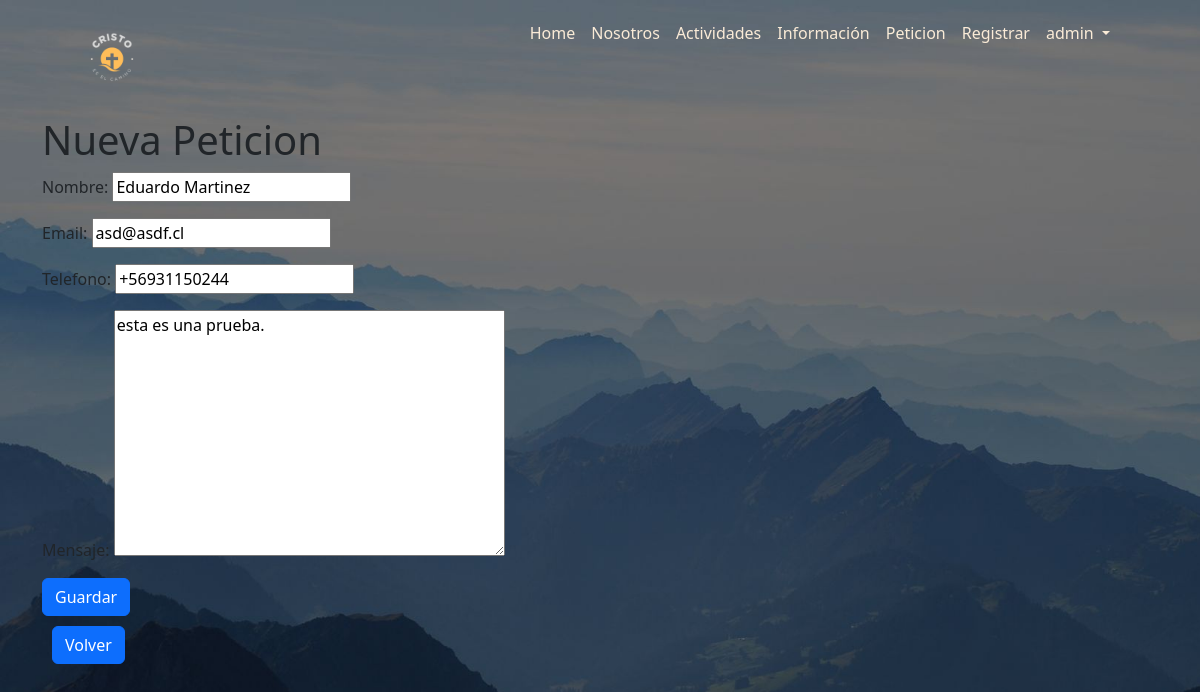
Page /crece/peticiones/4/editar/ (signed in) on the committed database.
### crece/models.py (models this page shows, shortened)
class Peticion(models.Model):
    nombre = models.CharField(max_length=100)
    email = models.EmailField()
    telefono = models.CharField(max_length=15)
    mensaje = models.TextField()

### crece/views.py (the view)
# urls.py: path('peticiones/<int:pk>/editar/', views.actualizar_peticion, name='actualizar_peticion'),
@login_required
def actualizar_peticion(request, pk):
    peticion = get_object_or_404(Peticion, pk=pk)
    if request.method == 'POST':
        form = PeticionForm(request.POST, instance=peticion)
        if form.is_valid():
            form.save()
            return redirect('lista_peticiones')
    else:
        form = PeticionForm(instance=peticion)
    return render(request, 'crece/html/crear_peticion.html', {'form': form})

### crece/forms.py
class PeticionForm(forms.ModelForm):
    class Meta:
        model = Peticion
        fields = ['nombre', 'email', 'telefono', 'mensaje']

### crece/templates/crece/html/crear_peticion.html (shortened to what this page needs)
{% extends 'crece/plantilla.html' %}
{% load static %}
{% block extra_css %}
<link rel="stylesheet" href="{% static 'crece/css/estilo.css' %}">
{% endblock %}
{% block contenido %}
<section>
    <div class="container">
        <h1>Nueva Peticion</h1>
        <form method="post">
            {{ form.as_p }}
            <button type="submit" class="btn btn-primary">Guardar</button>
            <br>
            <a class="btn btn-primary" href="{% url 'lista_peticiones' %}" style="margin: 10px;">Volver</a>
        </form>
    </div>
</section>
{% endblock %}

### crece/templates/crece/plantilla.html (shortened to what this page needs)
{% load static %}
<!DOCTYPE html>
<html lang="es">
<head>
    <link href="https://cdn.jsdelivr.net/npm/bootstrap@5.3.3/dist/css/bootstrap.min.css" rel="stylesheet"
>
    <link rel='stylesheet' href='https://cdn-uicons.flaticon.com/2.3.0/uicons-solid-rounded/css/uicons-solid-rounded.css'>
    {% block extra_css %}{% endblock %}
</head>
<body class="cuerpo">
  <nav class="navbar navbar-expand-lg" style="top: 0px;">
    <div class="container-fluid">
      <img class="navbar-brand" src="{% static 'crece/img/logo_cristo.png' %}" alt="logo">
      <div class="collapse navbar-collapse" id="navbarNav">
        <ul class="navbar-nav ms-auto me-0" style="margin-bottom: 50px; padding-right: 70px;">
          <li class="nav-item">
            <a class="nav-link" href="{% url 'index' %}">Home</a>
          </li>
          <li class="nav-item">
            <a class="nav-link" href="{% url 'nosotros' %}">Nosotros</a>
          </li>
          <li class="nav-item">
            <a class="nav-link" href="{% url 'actividades' %}">Actividades</a>
          </li>
          <li class="nav-item">
            <a class="nav-link" href="{% url 'puente' %}">Información</a>
          </li>
          <li class="nav-item">
            <a class="nav-link" href="{% url 'lista_peticiones' %}">Peticion</a>
          </li>
          <li class="nav-item">
            <a class="nav-link" href="{% url 'register' %}"> Registrar </a>
          </li>
          <li class="nav-item dropdown">
            <a class="nav-link dropdown-toggle" href="#" role="button" data-bs-toggle="dropdown" aria-expanded="false">
                  {{ user.username }}
              </a>
          </li>
        </ul>
      </div>
    </div>
  </nav>
  {% block contenido %}{% endblock %}
</body>
</html>

### crece/static/crece/css/estilo.css (style rules this page uses)
.nav-link { color: antiquewhite; text-decoration: none; }
.navbar-brand { width: 100x; height: 100px; margin-left: 50px; padding: 0; }
.cuerpo { background: url(../img/fondo_pagina.jpg); background-position: absolute; background-repeat: no-repeat; background-size: cover; background-attachment: fixed; }

### rows in the picture
Peticion: nombre "Eduardo Martinez", email "asd@asdf.cl", telefono "+56931150244", mensaje "esta es una prueba."

### other values in the picture
{{ user.username }} "admin"
